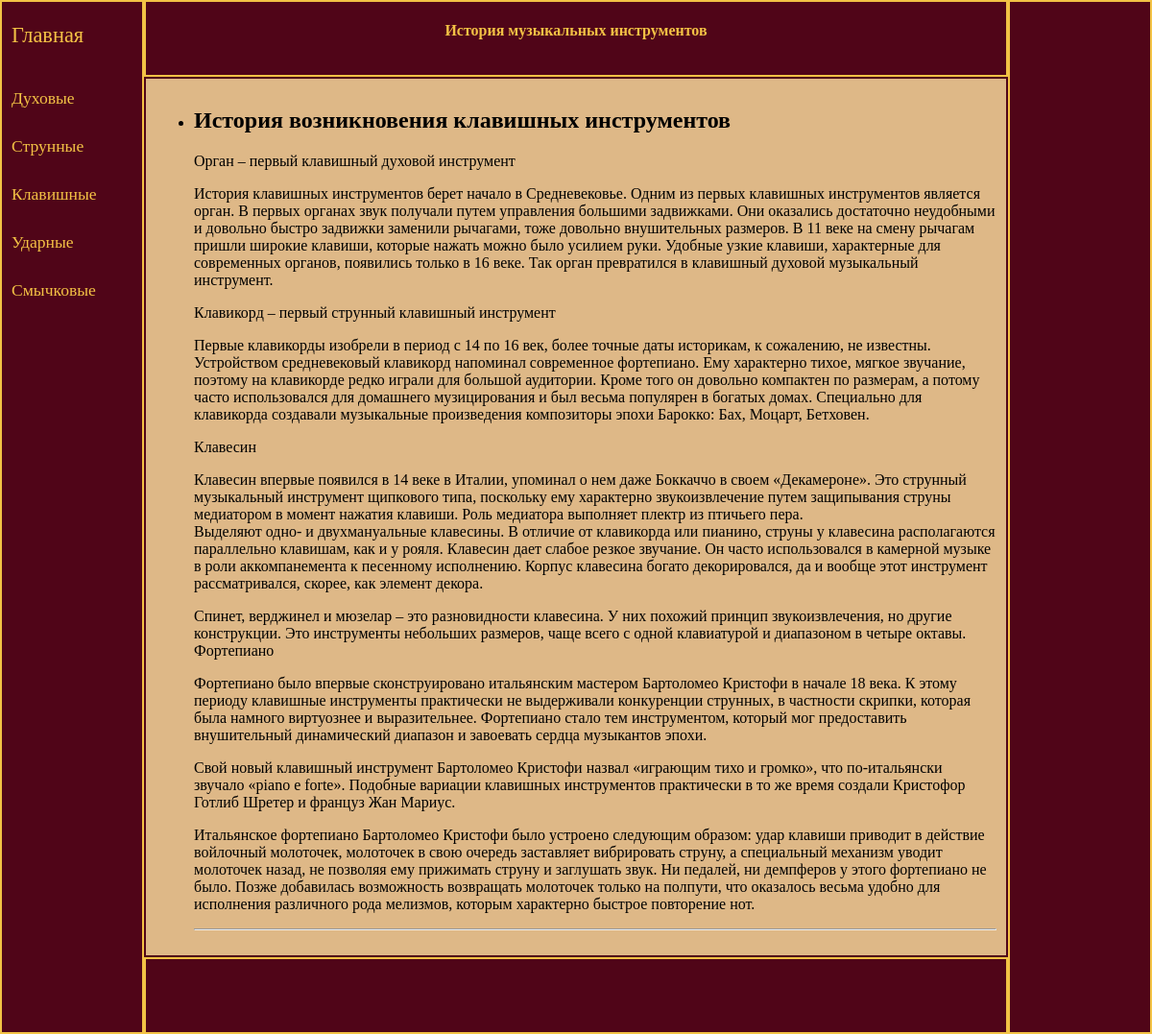
Screenshot of /mainpage/keyboards/ with the database file from the repository.
### mainapp/models.py (models this page shows, shortened)
class Musinst(models.Model):
    title1 = models.CharField(max_length=100)
    text1 = models.TextField()
    time_create1 = models.DateTimeField(auto_now_add=True)
    time_update1 = models.DateTimeField(auto_now=True)
    is_published1 = models.BooleanField(default=True)

### mainapp/views.py (the view)
# urls.py: path('keyboards/', keyboards, name='keyboards'),
def keyboards(request):
    mus_tab = Musinst.objects.filter(pk=2)
    return render(request, 'mainapp/keyboards.html', {'mus_tab': mus_tab, 'title': title[3]})

### mainapp/templates/mainapp/keyboards.html
{% extends 'mainapp/index.html' %}
{% block content %}
<ul>
    {% for m in mus_tab %}
    <li>
        <h2>{{ m.title1 }}</h2>
        <p>{{ m.text1|linebreaks }}</p>
        <hr>
    </li>
    {% endfor %}
</ul>
{% endblock  %}

### mainapp/static/mainapp/css/styles.css (style rules this page uses)
.sitePage { display: grid; margin: 0 auto; grid-template-areas: 'left head right' 'left content right' 'left foot right'; grid-template-columns: 150px 1fr 150px; grid-template-rows: 80px 1fr 80px; background: burlywood; }

### rows the page displays
Musinst: title1 "История возникновения клавишных инструментов", text1 "Орган – первый клавишный духовой инструмент История клавишных инструментов берет начало в Средневековье. Одним из первых клавишных инструментов является орган. В первых органах звук получали путем управления большими задвижками. Они оказались достаточно неудобными и довольно быстро задвижки заменили рычагами, тоже довольно внушительных размеров. В 11 веке на смену рычагам пришли широкие клавиши, которые нажать можно было усилием руки. Удобные узкие клавиши, характерные для современных органов, появились только в 16 веке. Так орган превратился в клавишный духовой музыкальный инструмент. Клавикорд – первый струнный клавишный инструмент Первые клавикорды изобрели в период с 14 по 16 век, более…"
